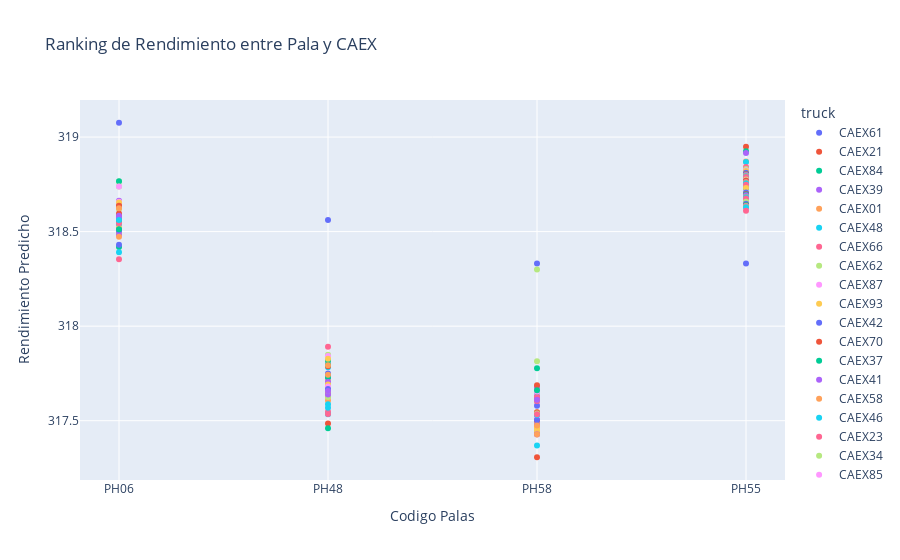

Notebook code cell kept with this figure:
### Markdown cell above
<h2>5.3 Identificación de las Mejores Combinaciones de Pala y CAEX</h2>

### Code cell
# Importar las librerías necesarias
import pandas as pd
from sklearn.model_selection import train_test_split
from sklearn.linear_model import LinearRegression
from sklearn.metrics import mean_squared_error, r2_score
import plotly.express as px

# Preprocesar los datos: filtrar registros con valores válidos
df = df[(df['eficiencia_ciclo'] > 0) & (df['puntaje_total'] > 0)]

# Eliminar filas con valores NaN o infinitos en las columnas de interés
df = df.replace([np.inf, -np.inf], np.nan)  # Reemplazar valores infinitos con NaN
df = df.dropna(subset=['eficiencia_ciclo', 'productividad_pala', 'rendimiento_distancia','ton'])  # Eliminar filas con NaN

# Seleccionar las variables
X = df[['eficiencia_ciclo', 'productividad_pala', 'rendimiento_distancia']]
y = df['ton']

# División de los datos en entrenamiento y prueba
X_train, X_test, y_train, y_test = train_test_split(X, y, test_size=0.3, random_state=42)

# Entrenar el modelo
modelo = LinearRegression()
modelo.fit(X_train, y_train)

# Realizar predicciones
y_pred = modelo.predict(X_test)

# Evaluar el modelo
print(f"MSE: {mean_squared_error(y_test, y_pred)}")
print(f"R²: {r2_score(y_test, y_pred)}")

# Calcular el rendimiento predicho por combinación de pala y CAEX
df['rendimiento_predicho'] = modelo.predict(X)

# Agrupar por pala y CAEX y visualizar el ranking
ranking_rendimiento = df.groupby(['loader', 'truck'])['rendimiento_predicho'].mean().reset_index()
ranking_rendimiento = ranking_rendimiento.sort_values(by='rendimiento_predicho', ascending=False)

# Visualización interactiva con Plotly
fig = px.scatter(ranking_rendimiento, 
                 x='loader', 
                 y='rendimiento_predicho', 
                 color='truck', 
                 hover_name='truck', 
                 labels={'rendimiento_predicho': 'Rendimiento Predicho','loader':'Codigo Palas'},
                 title='Ranking de Rendimiento entre Pala y CAEX')
fig.show()

### Figure 1 — Plotly figure (JSON) as saved in the notebook; plotly's stock layout.template omitted (floating-point values rounded to 4 significant figures)
{"data": [{"hovertemplate": "<b>%{hovertext}</b><br><br>truck=CAEX61<br>Codigo Palas=%{x}<br>Rendimiento Predicho=%{y}<extra></extra>", "hovertext": ["CAEX61", "CAEX61", "CAEX61", "CAEX61"], "legendgroup": "CAEX61", "marker": {"color": "#636efa", "symbol": "circle"}, "mode": "markers", "name": "CAEX61", "orientation": "v", "showlegend": true, "type": "scatter", "x": ["PH06", "PH48", "PH58", "PH55"], "xaxis": "x", "y": [319.1, 318.6, 318.3, 318.3], "yaxis": "y"}, {"hovertemplate": "<b>%{hovertext}</b><br><br>truck=CAEX21<br>Codigo Palas=%{x}<br>Rendimiento Predicho=%{y}<extra></extra>", "hovertext": ["CAEX21", "CAEX21", "CAEX21", "CAEX21"], "legendgroup": "CAEX21", "marker": {"color": "#EF553B", "symbol": "circle"}, "mode": "markers", "name": "CAEX21", "orientation": "v", "showlegend": true, "type": "scatter", "x": ["PH55", "PH06", "PH48", "PH58"], "xaxis": "x", "y": [318.9, 318.6, 317.5, 317.3], "yaxis": "y"}, {"hovertemplate": "<b>%{hovertext}</b><br><br>truck=CAEX84<br>Codigo Palas=%{x}<br>Rendimiento Predicho=%{y}<extra></extra>", "hovertext": ["CAEX84", "CAEX84", "CAEX84", "CAEX84"], "legendgroup": "CAEX84", "marker": {"color": "#00cc96", "symbol": "circle"}, "mode": "markers", "name": "CAEX84", "orientation": "v", "showlegend": true, "type": "scatter", "x": ["PH55", "PH06", "PH48", "PH58"], "xaxis": "x", "y": [318.9, 318.4, 317.5, 317.4], "yaxis": "y"}, {"hovertemplate": "<b>%{hovertext}</b><br><br>truck=CAEX39<br>Codigo Palas=%{x}<br>Rendimiento Predicho=%{y}<extra></extra>", "hovertext": ["CAEX39", "CAEX39", "CAEX39", "CAEX39"], "legendgroup": "CAEX39", "marker": {"color": "#ab63fa", "symbol": "circle"}, "mode": "markers", "name": "CAEX39", "orientation": "v", "showlegend": true, "type": "scatter", "x": ["PH55", "PH06", "PH48", "PH58"], "xaxis": "x", "y": [318.9, 318.7, 317.7, 317.7], "yaxis": "y"}, {"hovertemplate": "<b>%{hovertext}</b><br><br>truck=CAEX01<br>Codigo Palas=%{x}<br>Rendimiento Predicho=%{y}<extra></extra>", "hovertext": ["CAEX01", "CAEX01", "CAEX01", "CAEX01"], "legendgroup": "CAEX01", "marker": {"color": "#FFA15A", "symbol": "circle"}, "mode": "markers", "name": "CAEX01", "orientation": "v", "showlegend": true, "type": "scatter", "x": ["PH55", "PH06", "PH48", "PH58"], "xaxis": "x", "y": [318.9, 318.7, 317.7, 317.4], "yaxis": "y"}, {"hovertemplate": "<b>%{hovertext}</b><br><br>truck=CAEX48<br>Codigo Palas=%{x}<br>Rendimiento Predicho=%{y}<extra></extra>", "hovertext": ["CAEX48", "CAEX48", "CAEX48", "CAEX48"], "legendgroup": "CAEX48", "marker": {"color": "#19d3f3", "symbol": "circle"}, "mode": "markers", "name": "CAEX48", "orientation": "v", "showlegend": true, "type": "scatter", "x": ["PH55", "PH06", "PH48", "PH58"], "xaxis": "x", "y": [318.9, 318.5, 317.6, 317.5], "yaxis": "y"}, {"hovertemplate": "<b>%{hovertext}</b><br><br>truck=CAEX66<br>Codigo Palas=%{x}<br>Rendimiento Predicho=%{y}<extra></extra>", "hovertext": ["CAEX66", "CAEX66", "CAEX66", "CAEX66"], "legendgroup": "CAEX66", "marker": {"color": "#FF6692", "symbol": "circle"}, "mode": "markers", "name": "CAEX66", "orientation": "v", "showlegend": true, "type": "scatter", "x": ["PH55", "PH06", "PH48", "PH58"], "xaxis": "x", "y": [318.8, 318.5, 317.5, 317.5], "yaxis": "y"}, {"hovertemplate": "<b>%{hovertext}</b><br><br>truck=CAEX62<br>Codigo Palas=%{x}<br>Rendimiento Predicho=%{y}<extra></extra>", "hovertext": ["CAEX62", "CAEX62", "CAEX62", "CAEX62"], "legendgroup": "CAEX62", "marker": {"color": "#B6E880", "symbol": "circle"}, "mode": "markers", "name": "CAEX62", "orientation": "v", "showlegend": true, "type": "scatter", "x": ["PH55", "PH06", "PH48", "PH58"], "xaxis": "x", "y": [318.8, 318.8, 317.8, 317.8], "yaxis": "y"}, {"hovertemplate": "<b>%{hovertext}</b><br><br>truck=CAEX87<br>Codigo Palas=%{x}<br>Rendimiento Predicho=%{y}<extra></extra>", "hovertext": ["CAEX87", "CAEX87", "CAEX87", "CAEX87"], "legendgroup": "CAEX87", "marker": {"color": "#FF97FF", "symbol": "circle"}, "mode": "markers", "name": "CAEX87", "orientation": "v", "showlegend": true, "type": "scatter", "x": ["PH55", "PH06", "PH48", "PH58"], "xaxis": "x", "y": [318.8, 318.5, 317.8, 317.5], "yaxis": "y"}, {"hovertemplate": "<b>%{hovertext}</b><br><br>truck=CAEX93<br>Codigo Palas=%{x}<br>Rendimiento Predicho=%{y}<extra></extra>", "hovertext": ["CAEX93", "CAEX93", "CAEX93", "CAEX93"], "legendgroup": "CAEX93", "marker": {"color": "#FECB52", "symbol": "circle"}, "mode": "markers", "name": "CAEX93", "orientation": "v", "showlegend": true, "type": "scatter", "x": ["PH55", "PH06", "PH48", "PH58"], "xaxis": "x", "y": [318.8, 318.5, 317.7, 317.6], "yaxis": "y"}, {"hovertemplate": "<b>%{hovertext}</b><br><br>truck=CAEX42<br>Codigo Palas=%{x}<br>Rendimiento Predicho=%{y}<extra></extra>", "hovertext": ["CAEX42", "CAEX42", "CAEX42", "CAEX42"], "legendgroup": "CAEX42", "marker": {"color": "#636efa", "symbol": "circle"}, "mode": "markers", "name": "CAEX42", "orientation": "v", "showlegend": true, "type": "scatter", "x": ["PH55", "PH06", "PH48", "PH58"], "xaxis": "x", "y": [318.8, 318.5, 317.7, 317.6], "yaxis": "y"}, {"hovertemplate": "<b>%{hovertext}</b><br><br>truck=CAEX70<br>Codigo Palas=%{x}<br>Rendimiento Predicho=%{y}<extra></extra>", "hovertext": ["CAEX70", "CAEX70", "CAEX70", "CAEX70"], "legendgroup": "CAEX70", "marker": {"color": "#EF553B", "symbol": "circle"}, "mode": "markers", "name": "CAEX70", "orientation": "v", "showlegend": true, "type": "scatter", "x": ["PH55", "PH06", "PH48", "PH58"], "xaxis": "x", "y": [318.8, 318.5, 317.7, 317.6], "yaxis": "y"}, {"hovertemplate": "<b>%{hovertext}</b><br><br>truck=CAEX37<br>Codigo Palas=%{x}<br>Rendimiento Predicho=%{y}<extra></extra>", "hovertext": ["CAEX37", "CAEX37", "CAEX37", "CAEX37"], "legendgroup": "CAEX37", "marker": {"color": "#00cc96", "symbol": "circle"}, "mode": "markers", "name": "CAEX37", "orientation": "v", "showlegend": true, "type": "scatter", "x": ["PH55", "PH06", "PH48", "PH58"], "xaxis": "x", "y": [318.8, 318.6, 317.7, 317.5], "yaxis": "y"}, {"hovertemplate": "<b>%{hovertext}</b><br><br>truck=CAEX41<br>Codigo Palas=%{x}<br>Rendimiento Predicho=%{y}<extra></extra>", "hovertext": ["CAEX41", "CAEX41", "CAEX41", "CAEX41"], "legendgroup": "CAEX41", "marker": {"color": "#ab63fa", "symbol": "circle"}, "mode": "markers", "name": "CAEX41", "orientation": "v", "showlegend": true, "type": "scatter", "x": ["PH55", "PH06", "PH48", "PH58"], "xaxis": "x", "y": [318.8, 318.6, 317.7, 317.6], "yaxis": "y"}, {"hovertemplate": "<b>%{hovertext}</b><br><br>truck=CAEX58<br>Codigo Palas=%{x}<br>Rendimiento Predicho=%{y}<extra></extra>", "hovertext": ["CAEX58", "CAEX58", "CAEX58", "CAEX58"], "legendgroup": "CAEX58", "marker": {"color": "#FFA15A", "symbol": "circle"}, "mode": "markers", "name": "CAEX58", "orientation": "v", "showlegend": true, "type": "scatter", "x": ["PH55", "PH06", "PH48", "PH58"], "xaxis": "x", "y": [318.8, 318.7, 317.7, 317.5], "yaxis": "y"}, {"hovertemplate": "<b>%{hovertext}</b><br><br>truck=CAEX46<br>Codigo Palas=%{x}<br>Rendimiento Predicho=%{y}<extra></extra>", "hovertext": ["CAEX46", "CAEX46", "CAEX46", "CAEX46"], "legendgroup": "CAEX46", "marker": {"color": "#19d3f3", "symbol": "circle"}, "mode": "markers", "name": "CAEX46", "orientation": "v", "showlegend": true, "type": "scatter", "x": ["PH55", "PH06", "PH48", "PH58"], "xaxis": "x", "y": [318.8, 318.5, 317.8, 317.6], "yaxis": "y"}, {"hovertemplate": "<b>%{hovertext}</b><br><br>truck=CAEX23<br>Codigo Palas=%{x}<br>Rendimiento Predicho=%{y}<extra></extra>", "hovertext": ["CAEX23", "CAEX23", "CAEX23", "CAEX23"], "legendgroup": "CAEX23", "marker": {"color": "#FF6692", "symbol": "circle"}, "mode": "markers", "name": "CAEX23", "orientation": "v", "showlegend": true, "type": "scatter", "x": ["PH55", "PH06", "PH48", "PH58"], "xaxis": "x", "y": [318.8, 318.6, 317.6, 317.5], "yaxis": "y"}, {"hovertemplate": "<b>%{hovertext}</b><br><br>truck=CAEX34<br>Codigo Palas=%{x}<br>Rendimiento Predicho=%{y}<extra></extra>", "hovertext": ["CAEX34", "CAEX34", "CAEX34", "CAEX34"], "legendgroup": "CAEX34", "marker": {"color": "#B6E880", "symbol": "circle"}, "mode": "markers", "name": "CAEX34", "orientation": "v", "showlegend": true, "type": "scatter", "x": ["PH55", "PH06", "PH58", "PH48"], "xaxis": "x", "y": [318.8, 318.6, 318.3, 317.8], "yaxis": "y"}, {"hovertemplate": "<b>%{hovertext}</b><br><br>truck=CAEX85<br>Codigo Palas=%{x}<br>Rendimiento Predicho=%{y}<extra></extra>", "hovertext": ["CAEX85", "CAEX85", "CAEX85", "CAEX85"], "legendgroup": "CAEX85", "marker": {"color": "#FF97FF", "symbol": "circle"}, "mode": "markers", "name": "CAEX85", "orientation": "v", "showlegend": true, "type": "scatter", "x": ["PH55", "PH06", "PH48", "PH58"], "xaxis": "x", "y": [318.8, 318.6, 317.6, 317.6], "yaxis": "y"}, {"hovertemplate": "<b>%{hovertext}</b><br><br>truck=CAEX49<br>Codigo Palas=%{x}<br>Rendimiento Predicho=%{y}<extra></extra>", "hovertext": ["CAEX49", "CAEX49", "CAEX49", "CAEX49"], "legendgroup": "CAEX49", "marker": {"color": "#FECB52", "symbol": "circle"}, "mode": "markers", "name": "CAEX49", "orientation": "v", "showlegend": true, "type": "scatter", "x": ["PH55", "PH06", "PH48", "PH58"], "xaxis": "x", "y": [318.8, 318.6, 317.6, 317.4], "yaxis": "y"}, {"hovertemplate": "<b>%{hovertext}</b><br><br>truck=CAEX60<br>Codigo Palas=%{x}<br>Rendimiento Predicho=%{y}<extra></extra>", "hovertext": ["CAEX60", "CAEX60", "CAEX60", "CAEX60"], "legendgroup": "CAEX60", "marker": {"color": "#636efa", "symbol": "circle"}, "mode": "markers", "name": "CAEX60", "orientation": "v", "showlegend": true, "type": "scatter", "x": ["PH55", "PH06", "PH48", "PH58"], "xaxis": "x", "y": [318.8, 318.6, 317.7, 317.5], "yaxis": "y"}, {"hovertemplate": "<b>%{hovertext}</b><br><br>truck=CAEX25<br>Codigo Palas=%{x}<br>Rendimiento Predicho=%{y}<extra></extra>", "hovertext": ["CAEX25", "CAEX25", "CAEX25", "CAEX25"], "legendgroup": "CAEX25", "marker": {"color": "#EF553B", "symbol": "circle"}, "mode": "markers", "name": "CAEX25", "orientation": "v", "showlegend": true, "type": "scatter", "x": ["PH55", "PH06", "PH48", "PH58"], "xaxis": "x", "y": [318.8, 318.6, 317.6, 317.5], "yaxis": "y"}, {"hovertemplate": "<b>%{hovertext}</b><br><br>truck=CAEX30<br>Codigo Palas=%{x}<br>Rendimiento Predicho=%{y}<extra></extra>", "hovertext": ["CAEX30", "CAEX30", "CAEX30", "CAEX30"], "legendgroup": "CAEX30", "marker": {"color": "#00cc96", "symbol": "circle"}, "mode": "markers", "name": "CAEX30", "orientation": "v", "showlegend": true, "type": "scatter", "x": ["PH06", "PH55", "PH58", "PH48"], "xaxis": "x", "y": [318.8, 318.7, 317.8, 317.7], "yaxis": "y"}, {"hovertemplate": "<b>%{hovertext}</b><br><br>truck=CAEX74<br>Codigo Palas=%{x}<br>Rendimiento Predicho=%{y}<extra></extra>", "hovertext": ["CAEX74", "CAEX74", "CAEX74", "CAEX74"], "legendgroup": "CAEX74", "marker": {"color": "#ab63fa", "symbol": "circle"}, "mode": "markers", "name": "CAEX74", "orientation": "v", "showlegend": true, "type": "scatter", "x": ["PH55", "PH06", "PH48", "PH58"], "xaxis": "x", "y": [318.8, 318.5, 317.7, 317.4], "yaxis": "y"}, {"hovertemplate": "<b>%{hovertext}</b><br><br>truck=CAEX13<br>Codigo Palas=%{x}<br>Rendimiento Predicho=%{y}<extra></extra>", "hovertext": ["CAEX13", "CAEX13", "CAEX13", "CAEX13"], "legendgroup": "CAEX13", "marker": {"color": "#FFA15A", "symbol": "circle"}, "mode": "markers", "name": "CAEX13", "orientation": "v", "showlegend": true, "type": "scatter", "x": ["PH55", "PH06", "PH48", "PH58"], "xaxis": "x", "y": [318.8, 318.5, 317.6, 317.4], "yaxis": "y"}, {"hovertemplate": "<b>%{hovertext}</b><br><br>truck=CAEX96<br>Codigo Palas=%{x}<br>Rendimiento Predicho=%{y}<extra></extra>", "hovertext": ["CAEX96", "CAEX96", "CAEX96", "CAEX96"], "legendgroup": "CAEX96", "marker": {"color": "#19d3f3", "symbol": "circle"}, "mode": "markers", "name": "CAEX96", "orientation": "v", "showlegend": true, "type": "scatter", "x": ["PH55", "PH06", "PH48", "PH58"], "xaxis": "x", "y": [318.8, 318.5, 317.6, 317.5], "yaxis": "y"}, {"hovertemplate": "<b>%{hovertext}</b><br><br>truck=CAEX55<br>Codigo Palas=%{x}<br>Rendimiento Predicho=%{y}<extra></extra>", "hovertext": ["CAEX55", "CAEX55", "CAEX55", "CAEX55"], "legendgroup": "CAEX55", "marker": {"color": "#FF6692", "symbol": "circle"}, "mode": "markers", "name": "CAEX55", "orientation": "v", "showlegend": true, "type": "scatter", "x": ["PH55", "PH06", "PH48", "PH58"], "xaxis": "x", "y": [318.7, 318.6, 317.9, 317.6], "yaxis": "y"}, {"hovertemplate": "<b>%{hovertext}</b><br><br>truck=CAEX71<br>Codigo Palas=%{x}<br>Rendimiento Predicho=%{y}<extra></extra>", "hovertext": ["CAEX71", "CAEX71", "CAEX71", "CAEX71"], "legendgroup": "CAEX71", "marker": {"color": "#B6E880", "symbol": "circle"}, "mode": "markers", "name": "CAEX71", "orientation": "v", "showlegend": true, "type": "scatter", "x": ["PH06", "PH55", "PH48", "PH58"], "xaxis": "x", "y": [318.7, 318.7, 317.6, 317.6], "yaxis": "y"}, {"hovertemplate": "<b>%{hovertext}</b><br><br>truck=CAEX08<br>Codigo Palas=%{x}<br>Rendimiento Predicho=%{y}<extra></extra>", "hovertext": ["CAEX08", "CAEX08", "CAEX08", "CAEX08"], "legendgroup": "CAEX08", "marker": {"color": "#FF97FF", "symbol": "circle"}, "mode": "markers", "name": "CAEX08", "orientation": "v", "showlegend": true, "type": "scatter", "x": ["PH06", "PH55", "PH48", "PH58"], "xaxis": "x", "y": [318.7, 318.7, 317.8, 317.5], "yaxis": "y"}, {"hovertemplate": "<b>%{hovertext}</b><br><br>truck=CAEX31<br>Codigo Palas=%{x}<br>Rendimiento Predicho=%{y}<extra></extra>", "hovertext": ["CAEX31", "CAEX31", "CAEX31", "CAEX31"], "legendgroup": "CAEX31", "marker": {"color": "#FECB52", "symbol": "circle"}, "mode": "markers", "name": "CAEX31", "orientation": "v", "showlegend": true, "type": "scatter", "x": ["PH55", "PH06", "PH48", "PH58"], "xaxis": "x", "y": [318.7, 318.5, 317.7, 317.5], "yaxis": "y"}, {"hovertemplate": "<b>%{hovertext}</b><br><br>truck=CAEX56<br>Codigo Palas=%{x}<br>Rendimiento Predicho=%{y}<extra></extra>", "hovertext": ["CAEX56", "CAEX56", "CAEX56", "CAEX56"], "legendgroup": "CAEX56", "marker": {"color": "#636efa", "symbol": "circle"}, "mode": "markers", "name": "CAEX56", "orientation": "v", "showlegend": true, "type": "scatter", "x": ["PH55", "PH06", "PH48", "PH58"], "xaxis": "x", "y": [318.7, 318.5, 317.7, 317.6], "yaxis": "y"}, {"hovertemplate": "<b>%{hovertext}</b><br><br>truck=CAEX54<br>Codigo Palas=%{x}<br>Rendimiento Predicho=%{y}<extra></extra>", "hovertext": ["CAEX54", "CAEX54", "CAEX54", "CAEX54"], "legendgroup": "CAEX54", "marker": {"color": "#EF553B", "symbol": "circle"}, "mode": "markers", "name": "CAEX54", "orientation": "v", "showlegend": true, "type": "scatter", "x": ["PH55", "PH06", "PH48", "PH58"], "xaxis": "x", "y": [318.7, 318.6, 317.7, 317.5], "yaxis": "y"}, {"hovertemplate": "<b>%{hovertext}</b><br><br>truck=CAEX22<br>Codigo Palas=%{x}<br>Rendimiento Predicho=%{y}<extra></extra>", "hovertext": ["CAEX22", "CAEX22", "CAEX22", "CAEX22"], "legendgroup": "CAEX22", "marker": {"color": "#00cc96", "symbol": "circle"}, "mode": "markers", "name": "CAEX22", "orientation": "v", "showlegend": true, "type": "scatter", "x": ["PH55", "PH06", "PH48", "PH58"], "xaxis": "x", "y": [318.7, 318.6, 317.8, 317.7], "yaxis": "y"}, {"hovertemplate": "<b>%{hovertext}</b><br><br>truck=CAEX44<br>Codigo Palas=%{x}<br>Rendimiento Predicho=%{y}<extra></extra>", "hovertext": ["CAEX44", "CAEX44", "CAEX44", "CAEX44"], "legendgroup": "CAEX44", "marker": {"color": "#ab63fa", "symbol": "circle"}, "mode": "markers", "name": "CAEX44", "orientation": "v", "showlegend": true, "type": "scatter", "x": ["PH55", "PH06", "PH48", "PH58"], "xaxis": "x", "y": [318.7, 318.6, 317.6, 317.5], "yaxis": "y"}, {"hovertemplate": "<b>%{hovertext}</b><br><br>truck=CAEX81<br>Codigo Palas=%{x}<br>Rendimiento Predicho=%{y}<extra></extra>", "hovertext": ["CAEX81", "CAEX81", "CAEX81", "CAEX81"], "legendgroup": "CAEX81", "marker": {"color": "#FFA15A", "symbol": "circle"}, "mode": "markers", "name": "CAEX81", "orientation": "v", "showlegend": true, "type": "scatter", "x": ["PH55", "PH06", "PH48", "PH58"], "xaxis": "x", "y": [318.7, 318.5, 317.7, 317.5], "yaxis": "y"}, {"hovertemplate": "<b>%{hovertext}</b><br><br>truck=CAEX94<br>Codigo Palas=%{x}<br>Rendimiento Predicho=%{y}<extra></extra>", "hovertext": ["CAEX94", "CAEX94", "CAEX94", "CAEX94"], "legendgroup": "CAEX94", "marker": {"color": "#19d3f3", "symbol": "circle"}, "mode": "markers", "name": "CAEX94", "orientation": "v", "showlegend": true, "type": "scatter", "x": ["PH55", "PH06", "PH48", "PH58"], "xaxis": "x", "y": [318.7, 318.4, 317.5, 317.4], "yaxis": "y"}, {"hovertemplate": "<b>%{hovertext}</b><br><br>truck=CAEX98<br>Codigo Palas=%{x}<br>Rendimiento Predicho=%{y}<extra></extra>", "hovertext": ["CAEX98", "CAEX98", "CAEX98", "CAEX98"], "legendgroup": "CAEX98", "marker": {"color": "#FF6692", "symbol": "circle"}, "mode": "markers", "name": "CAEX98", "orientation": "v", "showlegend": true, "type": "scatter", "x": ["PH55", "PH06", "PH48", "PH58"], "xaxis": "x", "y": [318.7, 318.5, 317.7, 317.6], "yaxis": "y"}, {"hovertemplate": "<b>%{hovertext}</b><br><br>truck=CAEX80<br>Codigo Palas=%{x}<br>Rendimiento Predicho=%{y}<extra></extra>", "hovertext": ["CAEX80", "CAEX80", "CAEX80", "CAEX80"], "legendgroup": "CAEX80", "marker": {"color": "#B6E880", "symbol": "circle"}, "mode": "markers", "name": "CAEX80", "orientation": "v", "showlegend": true, "type": "scatter", "x": ["PH55", "PH06", "PH48", "PH58"], "xaxis": "x", "y": [318.7, 318.6, 317.7, 317.5], "yaxis": "y"}, {"hovertemplate": "<b>%{hovertext}</b><br><br>truck=CAEX52<br>Codigo Palas=%{x}<br>Rendimiento Predicho=%{y}<extra></extra>", "hovertext": ["CAEX52", "CAEX52", "CAEX52", "CAEX52"], "legendgroup": "CAEX52", "marker": {"color": "#FF97FF", "symbol": "circle"}, "mode": "markers", "name": "CAEX52", "orientation": "v", "showlegend": true, "type": "scatter", "x": ["PH06", "PH55", "PH48", "PH58"], "xaxis": "x", "y": [318.7, 318.6, 317.7, 317.7], "yaxis": "y"}, {"hovertemplate": "<b>%{hovertext}</b><br><br>truck=CAEX90<br>Codigo Palas=%{x}<br>Rendimiento Predicho=%{y}<extra></extra>", "hovertext": ["CAEX90", "CAEX90", "CAEX90", "CAEX90"], "legendgroup": "CAEX90", "marker": {"color": "#FECB52", "symbol": "circle"}, "mode": "markers", "name": "CAEX90", "orientation": "v", "showlegend": true, "type": "scatter", "x": ["PH06", "PH55", "PH48", "PH58"], "xaxis": "x", "y": [318.7, 318.6, 317.8, 317.5], "yaxis": "y"}, {"hovertemplate": "<b>%{hovertext}</b><br><br>truck=CAEX73<br>Codigo Palas=%{x}<br>Rendimiento Predicho=%{y}<extra></extra>", "hovertext": ["CAEX73", "CAEX73", "CAEX73", "CAEX73"], "legendgroup": "CAEX73", "marker": {"color": "#636efa", "symbol": "circle"}, "mode": "markers", "name": "CAEX73", "orientation": "v", "showlegend": true, "type": "scatter", "x": ["PH55", "PH06", "PH48", "PH58"], "xaxis": "x", "y": [318.6, 318.4, 317.7, 317.5], "yaxis": "y"}, {"hovertemplate": "<b>%{hovertext}</b><br><br>truck=CAEX47<br>Codigo Palas=%{x}<br>Rendimiento Predicho=%{y}<extra></extra>", "hovertext": ["CAEX47", "CAEX47", "CAEX47", "CAEX47"], "legendgroup": "CAEX47", "marker": {"color": "#EF553B", "symbol": "circle"}, "mode": "markers", "name": "CAEX47", "orientation": "v", "showlegend": true, "type": "scatter", "x": ["PH55", "PH06", "PH48", "PH58"], "xaxis": "x", "y": [318.6, 318.6, 317.8, 317.7], "yaxis": "y"}, {"hovertemplate": "<b>%{hovertext}</b><br><br>truck=CAEX64<br>Codigo Palas=%{x}<br>Rendimiento Predicho=%{y}<extra></extra>", "hovertext": ["CAEX64", "CAEX64", "CAEX64", "CAEX64"], "legendgroup": "CAEX64", "marker": {"color": "#00cc96", "symbol": "circle"}, "mode": "markers", "name": "CAEX64", "orientation": "v", "showlegend": true, "type": "scatter", "x": ["PH55", "PH06", "PH48", "PH58"], "xaxis": "x", "y": [318.6, 318.5, 317.8, 317.7], "yaxis": "y"}, {"hovertemplate": "<b>%{hovertext}</b><br><br>truck=CAEX24<br>Codigo Palas=%{x}<br>Rendimiento Predicho=%{y}<extra></extra>", "hovertext": ["CAEX24", "CAEX24", "CAEX24", "CAEX24"], "legendgroup": "CAEX24", "marker": {"color": "#ab63fa", "symbol": "circle"}, "mode": "markers", "name": "CAEX24", "orientation": "v", "showlegend": true, "type": "scatter", "x": ["PH55", "PH06", "PH48", "PH58"], "xaxis": "x", "y": [318.6, 318.6, 317.7, 317.6], "yaxis": "y"}, {"hovertemplate": "<b>%{hovertext}</b><br><br>truck=CAEX10<br>Codigo Palas=%{x}<br>Rendimiento Predicho=%{y}<extra></extra>", "hovertext": ["CAEX10", "CAEX10", "CAEX10", "CAEX10"], "legendgroup": "CAEX10", "marker": {"color": "#FFA15A", "symbol": "circle"}, "mode": "markers", "name": "CAEX10", "orientation": "v", "showlegend": true, "type": "scatter", "x": ["PH55", "PH06", "PH48", "PH58"], "xaxis": "x", "y": [318.6, 318.6, 317.8, 317.5], "yaxis": "y"}, {"hovertemplate": "<b>%{hovertext}</b><br><br>truck=CAEX17<br>Codigo Palas=%{x}<br>Rendimiento Predicho=%{y}<extra></extra>", "hovertext": ["CAEX17", "CAEX17", "CAEX17", "CAEX17"], "legendgroup": "CAEX17", "marker": {"color": "#19d3f3", "symbol": "circle"}, "mode": "markers", "name": "CAEX17", "orientation": "v", "showlegend": true, "type": "scatter", "x": ["PH55", "PH06", "PH48", "PH58"], "xaxis": "x", "y": [318.6, 318.6, 317.6, 317.5], "yaxis": "y"}, {"hovertemplate": "<b>%{hovertext}</b><br><br>truck=CAEX07<br>Codigo Palas=%{x}<br>Rendimiento Predicho=%{y}<extra></extra>", "hovertext": ["CAEX07", "CAEX07", "CAEX07", "CAEX07"], "legendgroup": "CAEX07", "marker": {"color": "#FF6692", "symbol": "circle"}, "mode": "markers", "name": "CAEX07", "orientation": "v", "showlegend": true, "type": "scatter", "x": ["PH55", "PH06", "PH48", "PH58"], "xaxis": "x", "y": [318.6, 318.4, 317.5, 317.5], "yaxis": "y"}], "layout": {"legend": {"title": {"text": "truck"}, "tracegroupgap": 0}, "title": {"text": "Ranking de Rendimiento entre Pala y CAEX"}, "xaxis": {"anchor": "y", "domain": [0, 1], "title": {"text": "Codigo Palas"}}, "yaxis": {"anchor": "x", "domain": [0, 1], "title": {"text": "Rendimiento Predicho"}}}}
